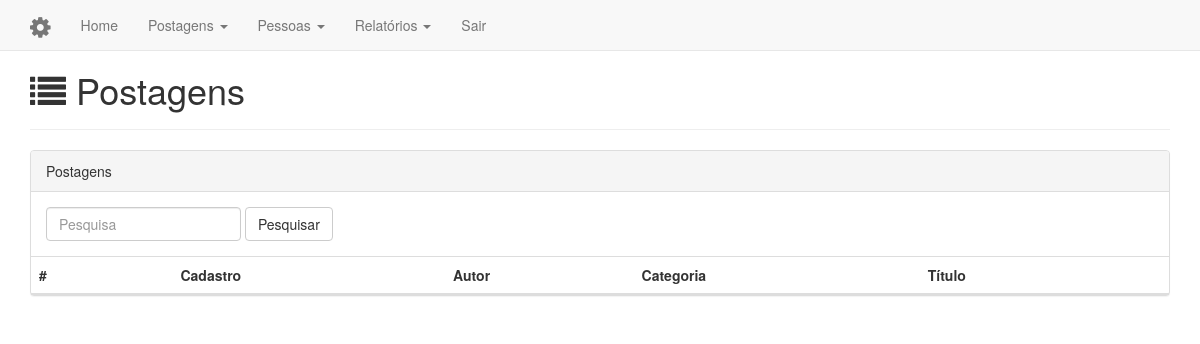
The app's page /postagens.php (signed in), older data.
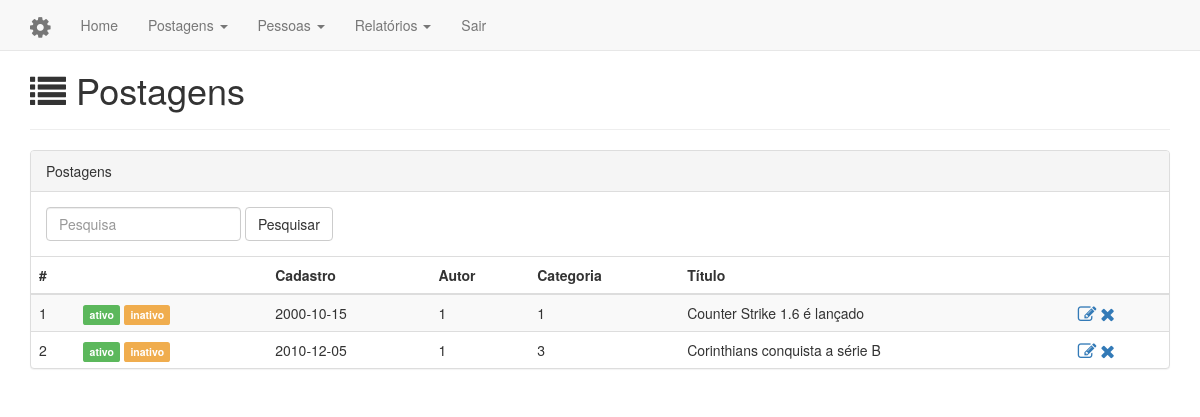
The same page, newer data.
### tables this page shows
CREATE TABLE IF NOT EXISTS `postagem` (
  `idpostagem` INT NOT NULL AUTO_INCREMENT,
  `idcategoria` INT NOT NULL,
  `titulo` VARCHAR(45) NOT NULL,
  `texto` TEXT NOT NULL,
  `datacadastro` DATE NOT NULL,
  `idadmin` INT NOT NULL,
  `situacao` CHAR(1) NOT NULL DEFAULT '1',
  PRIMARY KEY (`idpostagem`),
  INDEX `fk_post_categoria_idx` (`idcategoria` ASC),
  INDEX `fk_postagem_admin1_idx` (`idadmin` ASC),
  CONSTRAINT `fk_post_categoria`
    FOREIGN KEY (`idcategoria`)
    REFERENCES `categoria` (`idcategoria`)
    ON DELETE NO ACTION
    ON UPDATE NO ACTION,
  CONSTRAINT `fk_postagem_admin1`
    FOREIGN KEY (`idadmin`)
    REFERENCES `admin` (`idadmin`)
    ON DELETE NO ACTION
    ON UPDATE NO ACTION);

### postagens.php (the view, shortened to what this page needs)
<?php
$q = '';
?>
<!DOCTYPE html>
<html lang="pt-br">
<head>
    <?php include PATH . '/cabecalho.php'; ?>
</head>
<body>
<?php include 'nav.php'; ?>
<div class="container">
    <div class="page-header">
        <h1><i class="fa fa-list"></i> Postagens</h1>
    </div>
    <div class="panel panel-default">
        <div class="panel-heading">Postagens</div>
        <div class="panel-body">
            <form class="form-inline" role="form" method="get" action="">
                <div class="form-group">
                    <input type="search" class="form-control" id="fq" name="q" placeholder="Pesquisa"
                           value="<?php echo $q; ?>">
                </div>
                <button type="submit" class="btn btn-default">Pesquisar</button>
            </form>
        </div>
        <table class="table table-striped table-hover">
            <thead>
            <tr>
                <th>#</th>
                <th></th>
                <th>Cadastro</th>
                <th>Autor</th>
                <th>Categoria</th>
                <th>Título</th>
                <th></th>
            </tr>
            </thead>
            <tbody>
            <?php
            $con = Conexao::getConexao();
            $sql = "Select idpostagem, idcategoria, titulo, datacadastro, idadmin, situacao From postagem";
            $stmt = $con->query($sql);
            while ($postagem = $stmt->fetch(PDO::FETCH_ASSOC)) {
            ?>
                <tr>
                    <td><?php echo $postagem['idpostagem']; ?></td>
                    <td>
                        <span class="label label-success">ativo</span>
                        <span class="label label-warning">inativo</span>
                    </td>
                    <td><?php echo $postagem['datacadastro']; ?></td>
                    <td><?php echo $postagem['idadmin']; ?></td>
                    <td><?php echo $postagem['idcategoria']; ?></td>
                    <td><?php echo $postagem['titulo']; ?></td>
                    <td>
                        <a href="postagens-editar.php?idpostagem=<?php echo $postagem['idpostagem']; ?>"
                           title="Editar postagem"><i class="fa fa-edit fa-lg"></i></a>
                        <a href="postagens-apagar.php?idpostagem=<?php echo $postagem['idpostagem']; ?>"
                           title="Remover postagem"><i class="fa fa-times fa-lg"></i></a>
                    </td>
                </tr>
            <?php } ?>
            </tbody>
        </table>
    </div>
</div>
</body>
</html>

### cabecalho.php (shortened to what this page needs)
<link href="./assets/bootstrap/css/bootstrap.min.css" rel="stylesheet">
<link href="./assets/font-awesome/css/font-awesome.min.css" rel="stylesheet">
<link href="./assets/estilos.css" rel="stylesheet">

### nav.php (shortened to what this page needs)
<nav class="navbar navbar-default navbar-fixed-top" role="navigation">
    <div class="container">
        <div class="navbar-header">
            <a class="navbar-brand" href="#"><i class="fa fa-cog fa-lg"></i></a>
        </div>
        <div class="collapse navbar-collapse" id="nav1">
            <ul class="nav navbar-nav">
                <li><a href="./">Home</a></li>
                <li class="dropdown">
                    <a href="#" class="dropdown-toggle" data-toggle="dropdown">Postagens <b class="caret"></b></a>
                </li>
                <li class="dropdown">
                    <a href="#" class="dropdown-toggle" data-toggle="dropdown">Pessoas <b class="caret"></b></a>
                </li>
                <li class="dropdown">
                    <a href="#" class="dropdown-toggle" data-toggle="dropdown">Relatórios <b class="caret"></b></a>
                </li>
                <li><a href="logout.php">Sair</a></li>
            </ul>
        </div>
</nav>

### assets/estilos.css (style rules this page uses)
body { padding-top: 30px; }
body>.container { margin-bottom: 25px; }

Row changes from the older to the newer data that the page shows:
added postagem: idpostagem "1", datacadastro "2000-10-15", idadmin "1", idcategoria "1", titulo "Counter Strike 1.6 é lançado"
added postagem: idpostagem "2", datacadastro "2010-12-05", idadmin "1", idcategoria "3", titulo "Corinthians conquista a série B"
